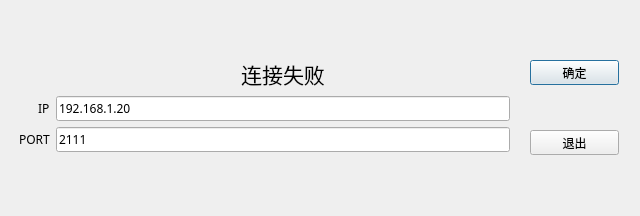
<?xml version="1.0" encoding="UTF-8"?>
<ui version="4.0">
 <class>SettingDialog</class>
 <widget class="QDialog" name="SettingDialog">
  <property name="geometry">
   <rect>
    <x>0</x>
    <y>0</y>
    <width>640</width>
    <height>216</height>
   </rect>
  </property>
  <property name="font">
   <font>
    <family>AR PL UKai HK</family>
   </font>
  </property>
  <property name="windowTitle">
   <string>雷达设置</string>
  </property>
  <widget class="QWidget" name="formLayoutWidget">
   <property name="geometry">
    <rect>
     <x>19</x>
     <y>19</y>
     <width>491</width>
     <height>171</height>
    </rect>
   </property>
   <layout class="QFormLayout" name="formLayout">
    <property name="labelAlignment">
     <set>Qt::AlignRight|Qt::AlignTrailing|Qt::AlignVCenter</set>
    </property>
    <property name="formAlignment">
     <set>Qt::AlignLeading|Qt::AlignLeft|Qt::AlignVCenter</set>
    </property>
    <item row="1" column="0">
     <widget class="QLabel" name="lb_ip">
      <property name="text">
       <string>IP</string>
      </property>
     </widget>
    </item>
    <item row="1" column="1">
     <widget class="QLineEdit" name="le_ip">
      <property name="text">
       <string>192.168.1.20</string>
      </property>
     </widget>
    </item>
    <item row="2" column="0">
     <widget class="QLabel" name="lb_port">
      <property name="text">
       <string>PORT</string>
      </property>
     </widget>
    </item>
    <item row="2" column="1">
     <widget class="QLineEdit" name="le_port">
      <property name="text">
       <string>2111</string>
      </property>
     </widget>
    </item>
    <item row="0" column="1">
     <widget class="QLabel" name="lb_hint">
      <property name="font">
       <font>
        <family>AR PL UKai CN</family>
        <pointsize>16</pointsize>
       </font>
      </property>
      <property name="text">
       <string>连接失败</string>
      </property>
      <property name="alignment">
       <set>Qt::AlignCenter</set>
      </property>
     </widget>
    </item>
   </layout>
  </widget>
  <widget class="QPushButton" name="btn_ok">
   <property name="geometry">
    <rect>
     <x>530</x>
     <y>60</y>
     <width>89</width>
     <height>25</height>
    </rect>
   </property>
   <property name="text">
    <string>确定</string>
   </property>
  </widget>
  <widget class="QPushButton" name="btn_exit">
   <property name="geometry">
    <rect>
     <x>530</x>
     <y>130</y>
     <width>89</width>
     <height>25</height>
    </rect>
   </property>
   <property name="text">
    <string>退出</string>
   </property>
  </widget>
 </widget>
 <resources/>
 <connections/>
</ui>
